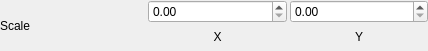
<?xml version="1.0" encoding="UTF-8"?>
<ui version="4.0">
 <class>InspectorScale</class>
 <widget class="QWidget" name="InspectorScale">
  <property name="geometry">
   <rect>
    <x>0</x>
    <y>0</y>
    <width>428</width>
    <height>51</height>
   </rect>
  </property>
  <property name="windowTitle">
   <string>Form</string>
  </property>
  <layout class="QHBoxLayout" name="horizontalLayout">
   <property name="spacing">
    <number>3</number>
   </property>
   <property name="leftMargin">
    <number>0</number>
   </property>
   <property name="topMargin">
    <number>0</number>
   </property>
   <property name="rightMargin">
    <number>0</number>
   </property>
   <property name="bottomMargin">
    <number>0</number>
   </property>
   <item>
    <widget class="QLabel" name="label">
     <property name="text">
      <string>Scale</string>
     </property>
    </widget>
   </item>
   <item>
    <spacer name="horizontalSpacer">
     <property name="orientation">
      <enum>Qt::Horizontal</enum>
     </property>
    </spacer>
   </item>
   <item>
    <layout class="QVBoxLayout" name="verticalLayout_2">
     <property name="spacing">
      <number>0</number>
     </property>
     <item>
      <widget class="QDoubleSpinBox" name="scaleXInput"/>
     </item>
     <item>
      <widget class="QLabel" name="label_2">
       <property name="text">
        <string>X</string>
       </property>
       <property name="alignment">
        <set>Qt::AlignCenter</set>
       </property>
      </widget>
     </item>
    </layout>
   </item>
   <item>
    <layout class="QVBoxLayout" name="verticalLayout">
     <property name="spacing">
      <number>0</number>
     </property>
     <item>
      <widget class="QDoubleSpinBox" name="scaleYInput"/>
     </item>
     <item>
      <widget class="QLabel" name="label_3">
       <property name="enabled">
        <bool>true</bool>
       </property>
       <property name="text">
        <string>Y</string>
       </property>
       <property name="alignment">
        <set>Qt::AlignCenter</set>
       </property>
      </widget>
     </item>
    </layout>
   </item>
  </layout>
 </widget>
 <resources/>
 <connections/>
</ui>
